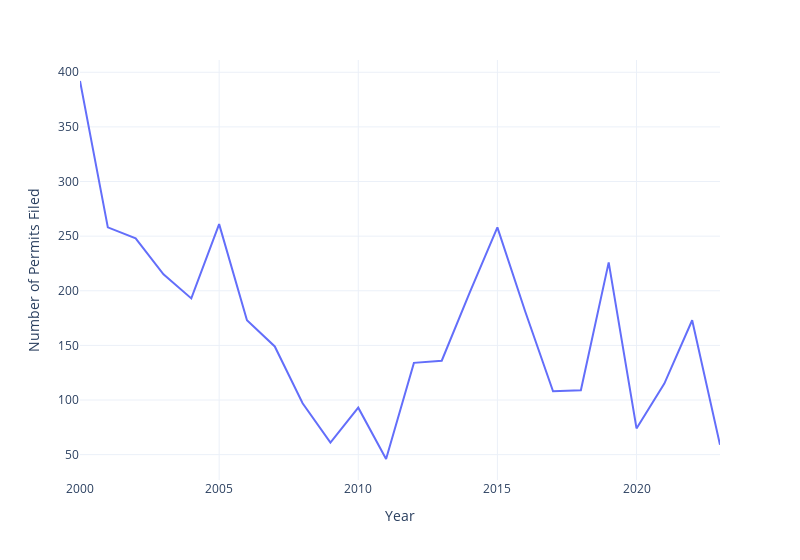

Notebook source saved alongside this figure:
### Markdown cell above
Perhaps even more troubling, the number of permit applications filed for new housing is also trending downard since its recent peak in 2015.

### Code cell
plotly.offline.init_notebook_mode(connected=True)

permits_filed_by_year = permits_df.groupby(
    lambda idx: int(permits_df.loc[idx]["Filed Date"].year)
)["Permit Number"].count()
fig = px.line(
    # Filter to after 2000, and drop 2024 since the year isn't over yet.
    permits_filed_by_year[
        (permits_filed_by_year.index >= 2000) &
        (permits_filed_by_year.index < 2024)
    ],
    labels={"value": "Number of Permits Filed", "index": "Year"}, 
    width=800, 
    template="plotly_white"
)
fig.update_layout(showlegend=False)

### Figure 1 — Plotly figure (JSON) as saved in the notebook; plotly's stock layout.template omitted (floating-point values rounded to 4 significant figures)
{"data": [{"hovertemplate": "variable=Permit Number<br>Year=%{x}<br>Number of Permits Filed=%{y}<extra></extra>", "legendgroup": "Permit Number", "line": {"color": "#636efa", "dash": "solid"}, "marker": {"symbol": "circle"}, "mode": "lines", "name": "Permit Number", "orientation": "v", "showlegend": true, "type": "scatter", "x": [2000, 2001, 2002, 2003, 2004, 2005, 2006, 2007, 2008, 2009, 2010, 2011, 2012, 2013, 2014, 2015, 2016, 2017, 2018, 2019, 2020, 2021, 2022, 2023], "xaxis": "x", "y": [392, 258, 248, 215, 193, 261, 173, 149, 97, 61, 93, 46, 134, 136, 198, 258, 181, 108, 109, 226, 74, 115, 173, 59], "yaxis": "y"}], "layout": {"legend": {"title": {"text": "variable"}, "tracegroupgap": 0}, "margin": {"t": 60}, "showlegend": false, "width": 800, "xaxis": {"anchor": "y", "domain": [0, 1], "title": {"text": "Year"}}, "yaxis": {"anchor": "x", "domain": [0, 1], "title": {"text": "Number of Permits Filed"}}}}
